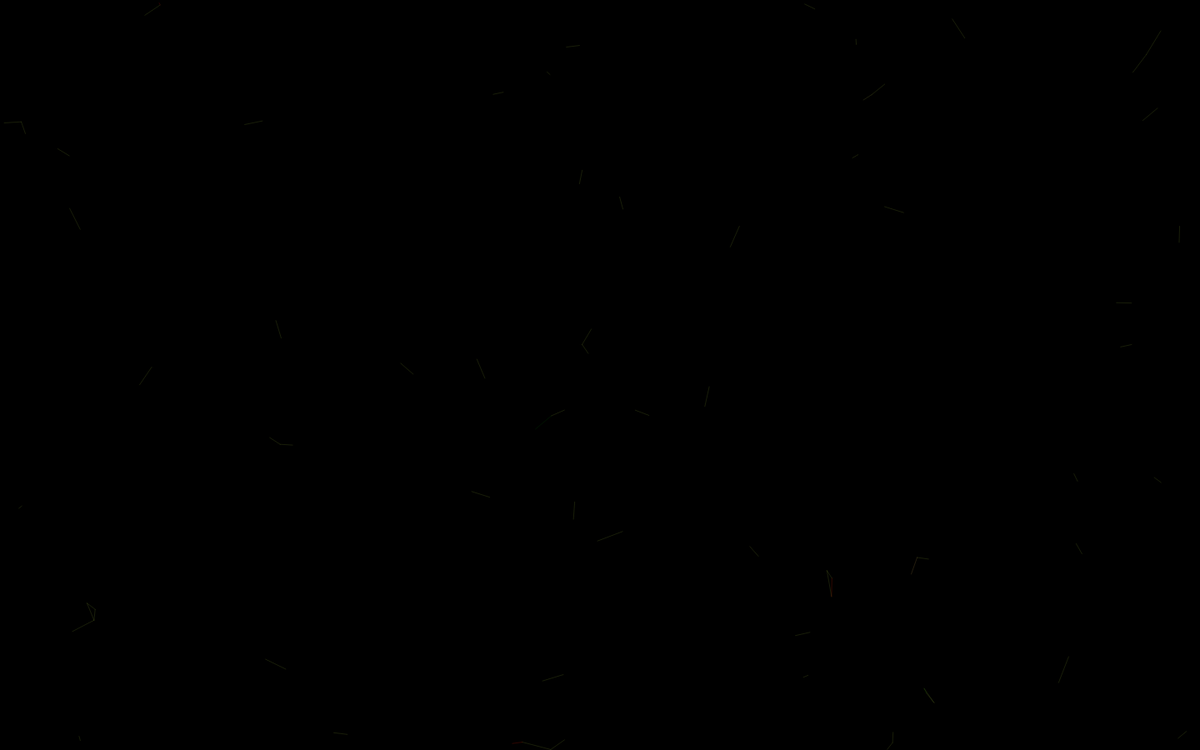
Frame 1 (no input)
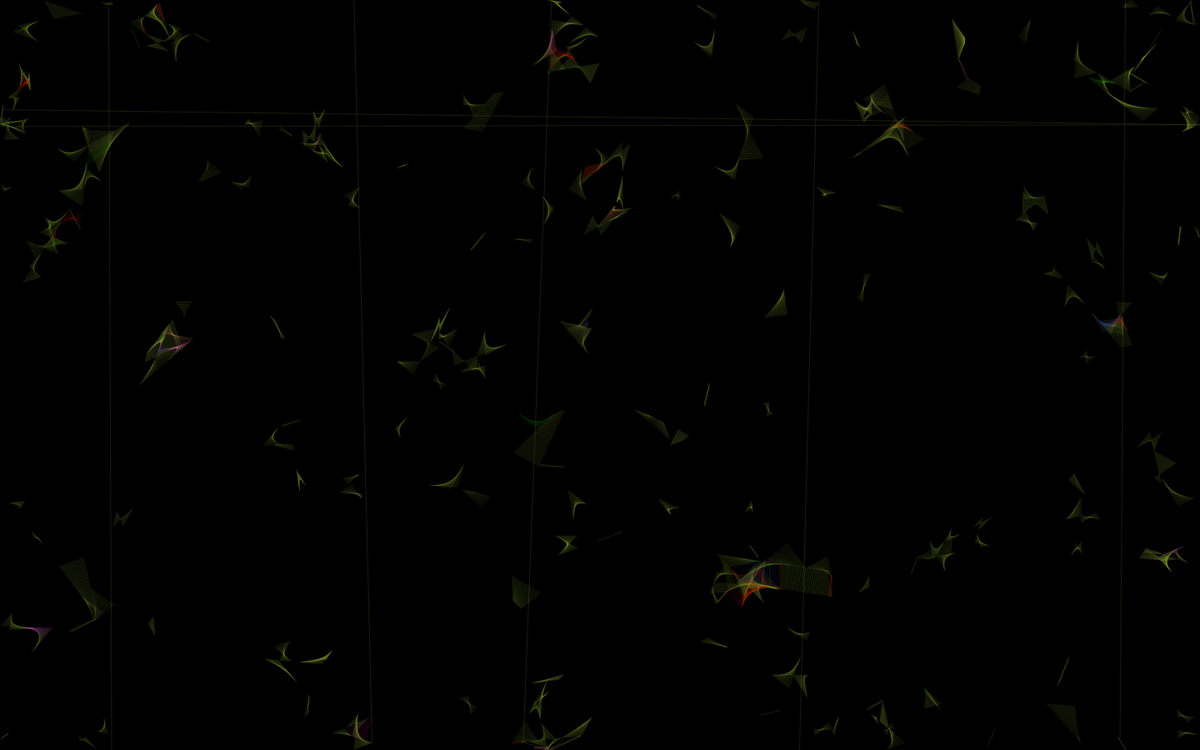
Frame 60 (no input)
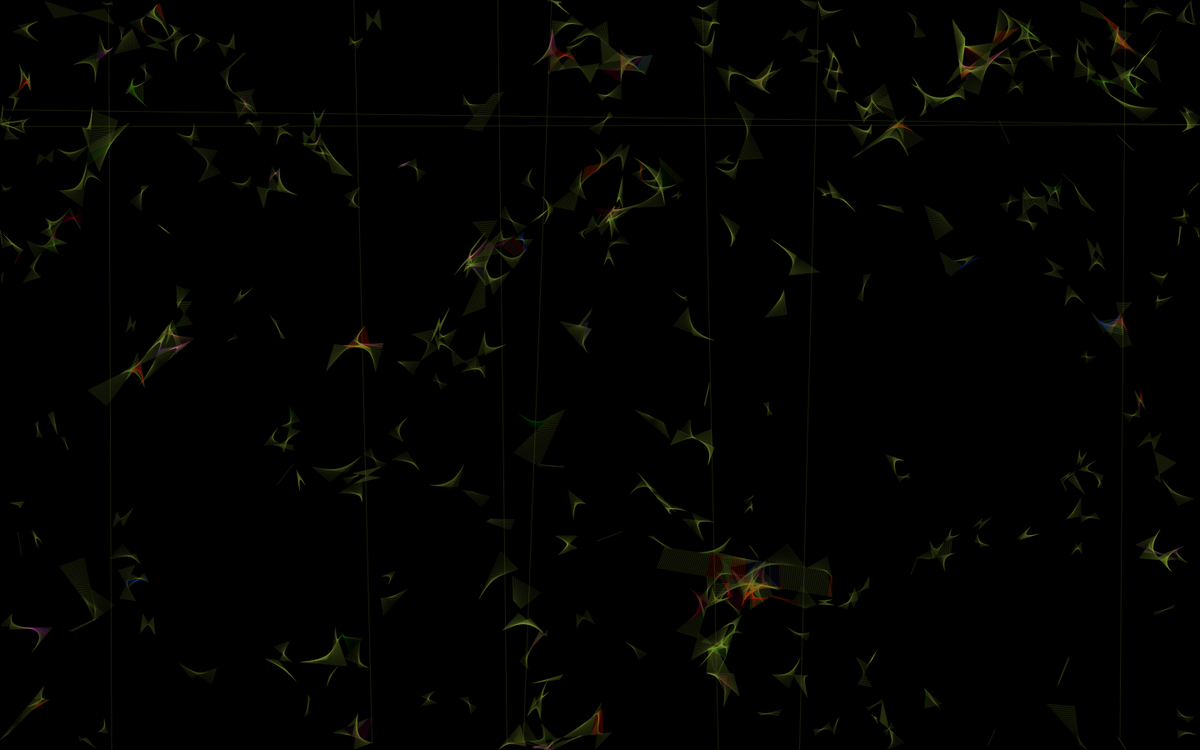
Frame 120 (the mouse pressed at the canvas centre since frame 60)

The p5.js sketch that drew these frames (run headless with seeded random() and noise() and a simulated clock; from frame 60 on, the mouse is pressed at the canvas centre):

// p5.js sketch
// ── sketch.js
var agents = [];

// make a variable to see the number of these agents we have
var numAgents = 300;
var maxSpeed = 2;
var minRadius = 5;
var maxRadius = 20;

function setup() {
  createCanvas(1440, 900);
  
  for (var i=0; i<numAgents; i++) {
    var a = new Agent(random(width), random(height), random(-maxSpeed, maxSpeed), random(-maxSpeed, maxSpeed), random(minRadius, maxRadius));
    agents.push(a);
  }
  
  // clear screen to black once
  background(0);
}

function draw() {
  // update loop for the agents
  for (var i=0; i<agents.length; i++) {
    // update the agents position
    agents[i].update(); 
    
    // before we do the comparison, let's clear (empty) each agents'
    // intersectingAgents list, so that it only holds the intersecting
    // agents at that frame and not all previous frames
    agents[i].intersectingAgents = [];
    
    // then we loop through all of the other agents, and add them
    // to agent[i]'s list of intersecting agents if they intersect.
    
    // by starting the j-loop at j=i+1, we avoid comparing
    // combinations of agents more than once, and end up comparing every
    // agent to every other agent exactly once, i.e.
    // (0, 1), (0, 2), (0, 3).... (1, 2), (1, 3), (1, 4).... (2, 3), (2, 4) .... so on
    
    for (var j=i+1; j<agents.length; j++) {
      // check if agent i and agent j are intersecting
      if (checkIfAgentsIntersecting(agents[i], agents[j])) {
        // if agent i and agent j are intersecting, add them
        // to each others intersectingAgents arrays
        agents[i].intersectingAgents.push(agents[j]);
        agents[j].intersectingAgents.push(agents[i]);
      }
    }
  }
  
  // at the end of this update loop, each agent has a list of the other
  // agents which it intersects with in the array intersectingAgents
  
  // now instead of simply drawing the agents,
  // let's draw a line connecting the centers of any intersecting agents
  for (var i=0; i<agents.length; i++) {
    // loop through each of the agents inside this agent's intersectingAgents list
    for (var j=0; j<agents[i].intersectingAgents.length; j++) {
      // for each agent in the current agent's intersectingAgents list ("other"),
      // draw a green line connecting it's center to the center of the current agent
      var other = agents[i].intersectingAgents[j];
      var r = map(sin(i*j), -1, 1, 0, 255);
      var g = map(cos(i*j), -1, 1, 0, 155);
      var b = map(tan(i*j), -1, 1, 0, 100);
      stroke(r, g, b, 50);  
      line(agents[i].position.x, agents[i].position.y, other.position.x, other.position.y);
    }
  }
}

// this function will take two agents as input and return true/false
// depending on if they are intersecting (see p10_intersecting_circles)
function checkIfAgentsIntersecting(a, b) {    // a and b are agents
  var d = dist(a.position.x, a.position.y, b.position.x, b.position.y);
  if (d < a.radius + b.radius) {
    return true;
  }
  else {
    return false;
  }
}


function Agent(x_, y_, vx_, vy_, rad) {
  this.position = {x:x_, y:y_};   // position of the agent
  this.velocity = {x:vx_, y:vy_}; // velocity (speed) of the agent
  this.radius = rad;              // radius of the agent
  this.intersectingAgents = [];   // an array of the other agents which are intersecting with this agent
  
  // add velocity to the position to move the circle
  this.update = function() {
    this.position.x += this.velocity.x;
    this.position.y += this.velocity.y;
    this.wrap();
  }
  
  // wrapping function to wrap the agent around the screen
  // if it goes off of it
  this.wrap = function() {
    if (this.position.x > width) {
      this.position.x = 0;
    }
    if (this.position.x < 0) {
      this.position.x = width;
    }
    if (this.position.y > height) {
      this.position.y = 0;
    }
    if (this.position.y < 0) {
      this.position.y = height;
    }
  }
  
  // draw the agent
  this.draw = function() {
    noFill();
    ellipse(this.position.x, this.position.y, 2 * this.radius, 2 * this.radius);
    var angle = atan2(this.velocity.y, this.velocity.x);
    line(this.position.x, this.position.y, this.position.x + this.radius * cos(angle), this.position.y + this.radius * sin(angle));
  }
}
